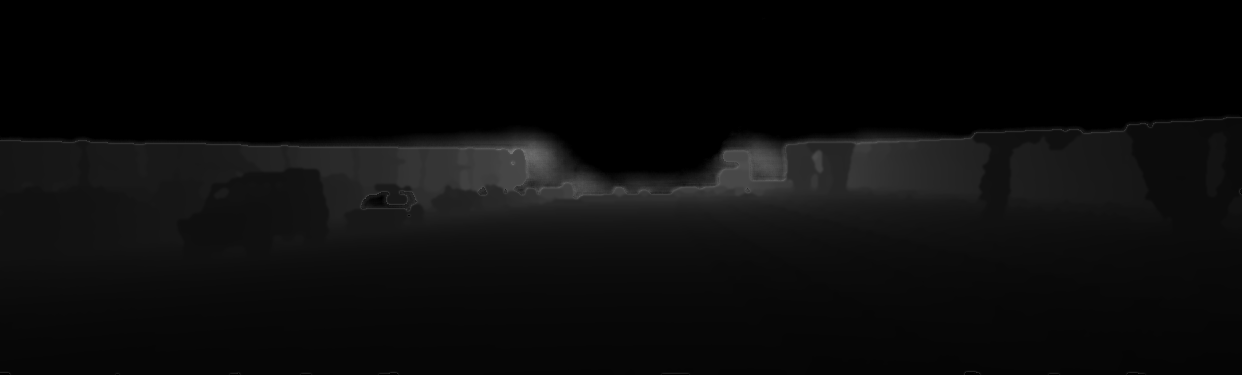
#> input picture demo/dense_depth_output.png, 1242 x 375 px, found by its file name
$ python color_visualization.py
#> lines starting #> are read from the running program, lines starting #| are printed output that depends on the picture; after the words box and inside, x2 and y2 are one past the last pixel; in counts of white or black regions, pixels touching at a corner belong together
### submodules/utils/get_func.py
import os

import cv2
import numpy as np
from tqdm import tqdm

# [27 lines left out: functions get_sync_path, get_last_5, get_inner_folder, not called in this run]

def get_mask(map_path, max_range, thres):
    map = cv2.imread(map_path, cv2.IMREAD_UNCHANGED)
    map= map.astype(np.float32) * max_range / thres
    zero_mask = np.where(map == 0, 1, 0)
    return zero_mask

### submodules/color_visualization.py
"""
사용법
command:
    - 해당 파일 run

input:
    - depthmap_path: depthmap이 있는 파일 경로
    - save_name: 저장될 파일의 이름 지정.
    - thres: 이미지 시각화 threshold.

how_to_use:
    - depthmap_path와 save_name을 지정하고 이미지에 맞게 thres 조정.

result:
    - grayscale depth image의 컬러맵 시각화 결과.

reference:
    - https://gaussian37.github.io/vision-depth-depthmap_visualization/
"""

import cv2
import matplotlib.pyplot as plt
import numpy as np
from PIL import Image

from submodules.utils.get_func import get_mask

# depth image가 아닐 경우 / 3채널 이미지일 경우 에러
depthmap_path = "/home/mobiltech/Desktop/main/DenseLiDAR/demo/dense_depth_output.png"
post_path = "/home/mobiltech/Desktop/main/DenseLiDAR/post_process/post_processing_depth.png"
pseudo_path = "/home/mobiltech/Desktop/main/DenseLiDAR/demo/demo_pseudo_depth.png"
max_range = 255

def color_depthmap(depth_path, mode):
    thres = 19500 if mode == 'pred' else 65

    depthmap = cv2.imread(depth_path, cv2.IMREAD_UNCHANGED)
    depthmap = depthmap.astype(np.float32) * max_range / thres

    # generate 256-level color map
    cmap = plt.get_cmap("jet", 256)
    cmap = np.array([cmap(i) for i in range(256)])[:, :3] * 255

    depth_pixel_v_s, depth_pixel_u_s = np.where(depthmap > 0)

    H, W = depthmap.shape
    color_depthmap = np.zeros((H, W, 3)).astype(np.uint8)
    for depth_pixel_v, depth_pixel_u in zip(depth_pixel_v_s, depth_pixel_u_s):
        depth = depthmap[depth_pixel_v, depth_pixel_u]
        color_index = int(255 * min(depth, max_range) / max_range)
        color = cmap[color_index, :]
        cv2.circle(color_depthmap, (depth_pixel_u, depth_pixel_v), 0, color=tuple(color), thickness=-1)

    if mode == 'pseudo':
        color_depthmap[(color_depthmap == 0).all(axis=-1)] = [255, 255, 255]
    elif mode == 'pred':
        mask = get_mask(pseudo_path, max_range, thres)
        color_depthmap[mask == 1] = [255, 255, 255]
    else:
        print('Choose mode pseudo or pred')

    plt.imshow(color_depthmap)
    img = Image.fromarray(color_depthmap)
    img.save(f'{mode}_result.png', 'png')

    print(f"Visualization saved: {mode}_result.png")

color_depthmap(depthmap_path, 'pred')
#> in color_depthmap, depthmap is the input picture: shape (375, 1242) uint16; min 0, max 30364, mean 2953.4
#> the loop in color_depthmap, `for depth_pixel_v, depth_pixel_u in zip(depth_pixel_v_s, depth_pixel_u..` made 297404 passes
#> (depth_pixel_v, depth_pixel_u, depth, color_index) on passes 1 to 3: (2, 0, 0.667, 0), (3, 0, 0.445, 0), (4, 0, 0.837, 0)
#> after the loop in color_depthmap, `for depth_pixel_v, depth_pixel_u in zip(depth_pixel_v_s, depth_pixel_u..`:
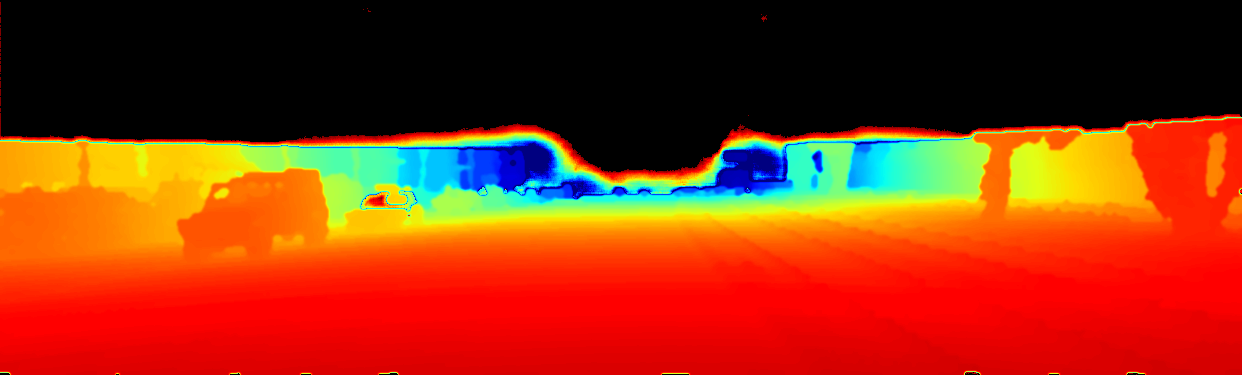
#> color_depthmap: shape (375, 1242, 3); mean of channels 0, 1, 2 15.3, 50.6, 141.7; drawn as B, G, R
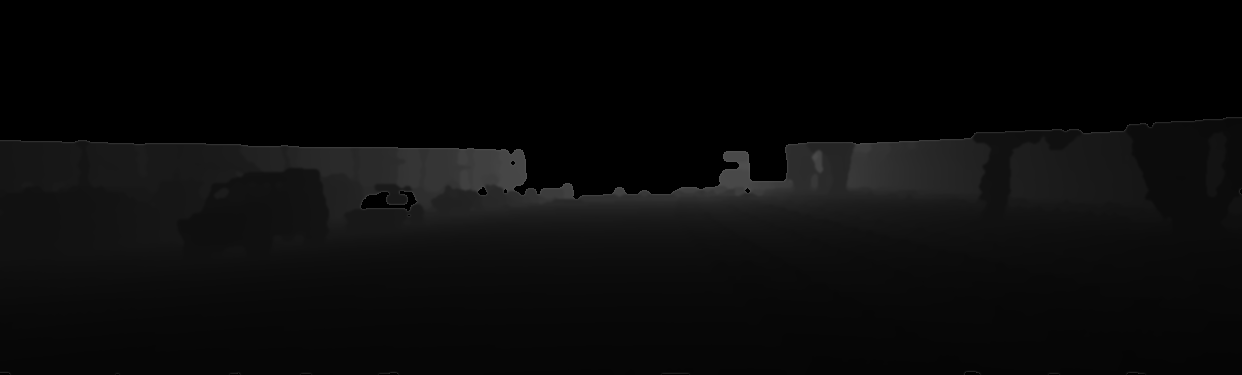
#> input picture demo/demo_pseudo_depth.png, 1242 x 375 px, found by its file name
#> in get_mask, map is the input picture: shape (375, 1242) uint16; min 0, max 22390, mean 2636.5
#> in get_mask, `zero_mask = np.where(map == 0, 1, 0)`:
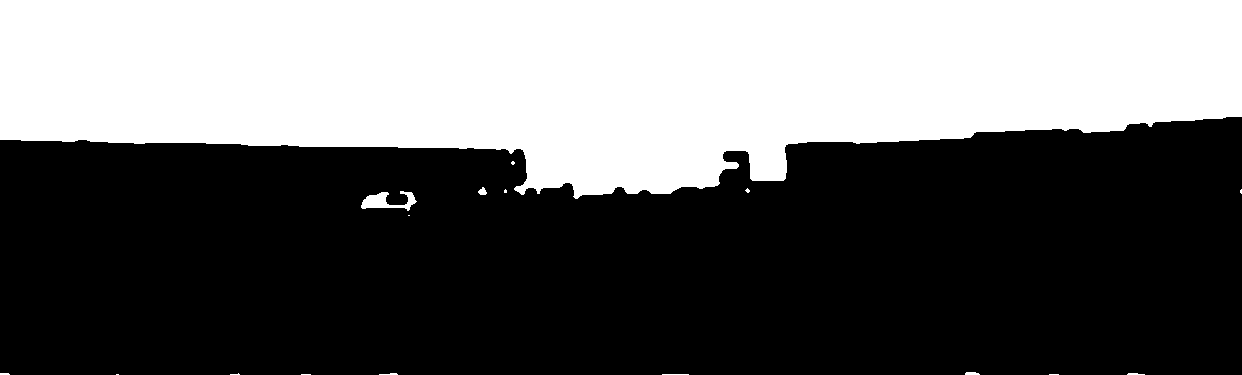
#> zero_mask: shape (375, 1242) int64; values 0 (black) and 1 (white), 39.9% white; 17 white regions (10 under 20 px), largest, box (x1, y1, x2, y2) and area: (0, 0, 1242, 199) 185161, (361, 191, 417, 211) 529, (478, 187, 487, 195) 48
color_depthmap(post_path, 'pseudo')
#> call 2 of color_depthmap, with mode = 'pseudo'
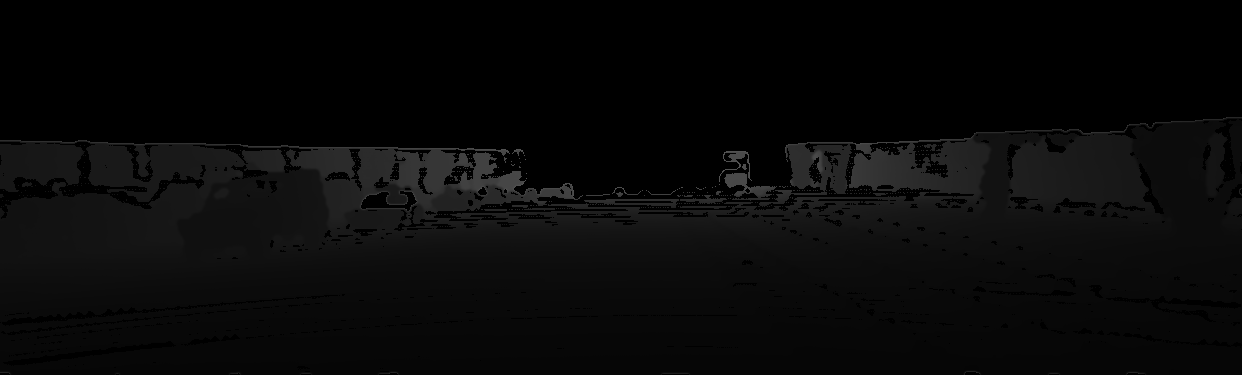
#> input picture post_process/post_processing_depth.png, 1242 x 375 px, found by its file name
#> in color_depthmap, depthmap is the input picture: shape (375, 1242); min 0, max 87, mean 8.8
#> in color_depthmap (call 2), `depthmap = depthmap.astype(np.float32) * max_range / thres`:
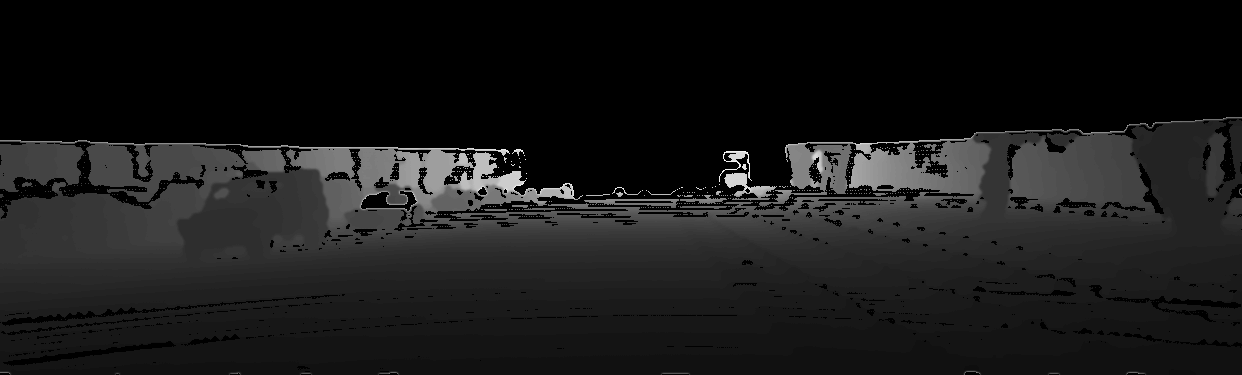
#> depthmap: shape (375, 1242) float32; min 0, max 341.3, mean 34.6; drawn with min black and max white
#> the loop in color_depthmap (call 2), `for depth_pixel_v, depth_pixel_u in zip(depth_pixel_v_s, depth_pixel_u..` made 255530 passes
#> (depth_pixel_v, depth_pixel_u, depth, color_index) on passes 1 to 3: (117, 1226, 192.2, 192), (117, 1227, 160.8, 160), (117, 1228, 153, 153)
#> after the loop in color_depthmap (call 2), `for depth_pixel_v, depth_pixel_u in zip(depth_pixel_v_s, depth_pixel_u..`:
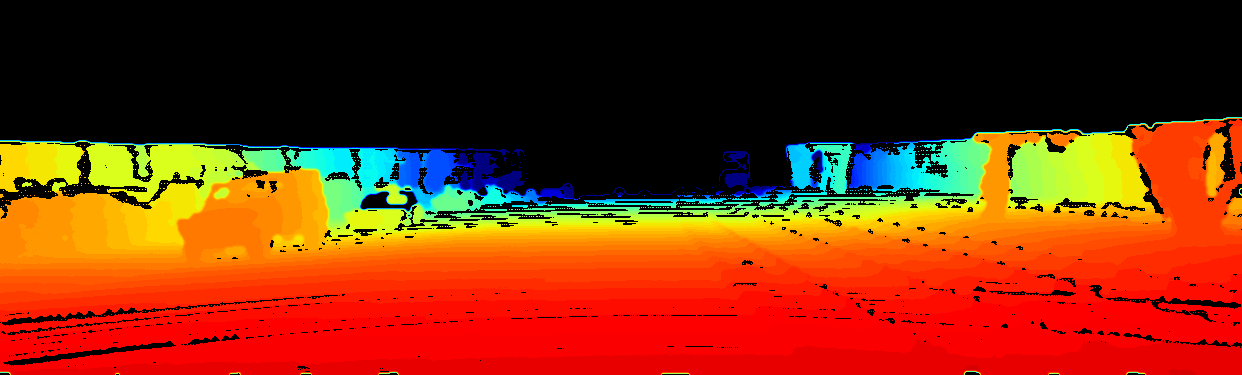
#> color_depthmap: shape (375, 1242, 3); mean of channels 0, 1, 2 12.1, 48.9, 124.9; drawn as B, G, R
#> in color_depthmap (call 2), `color_depthmap[(color_depthmap == 0).all(axis=-1)] = [255, 255, 255]`:
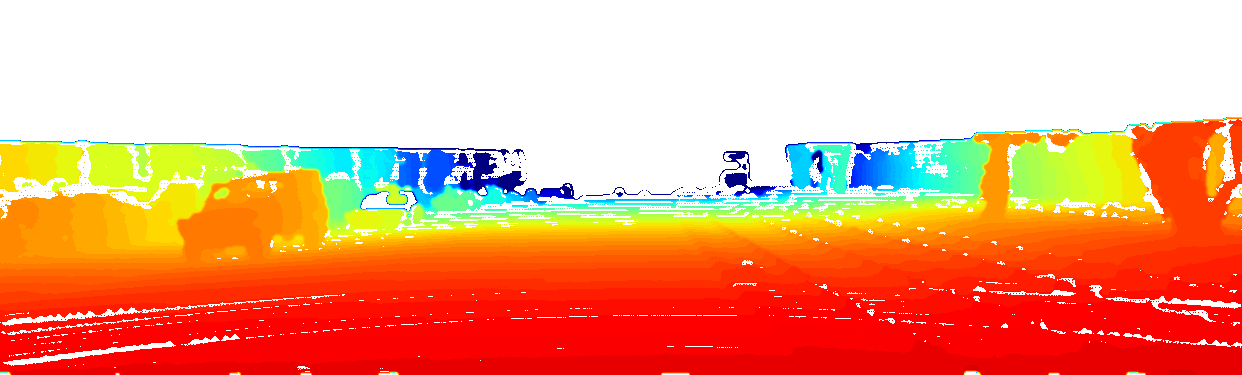
#> color_depthmap: shape (375, 1242, 3); mean of channels 0, 1, 2 127.2, 164, 240; drawn as B, G, R
